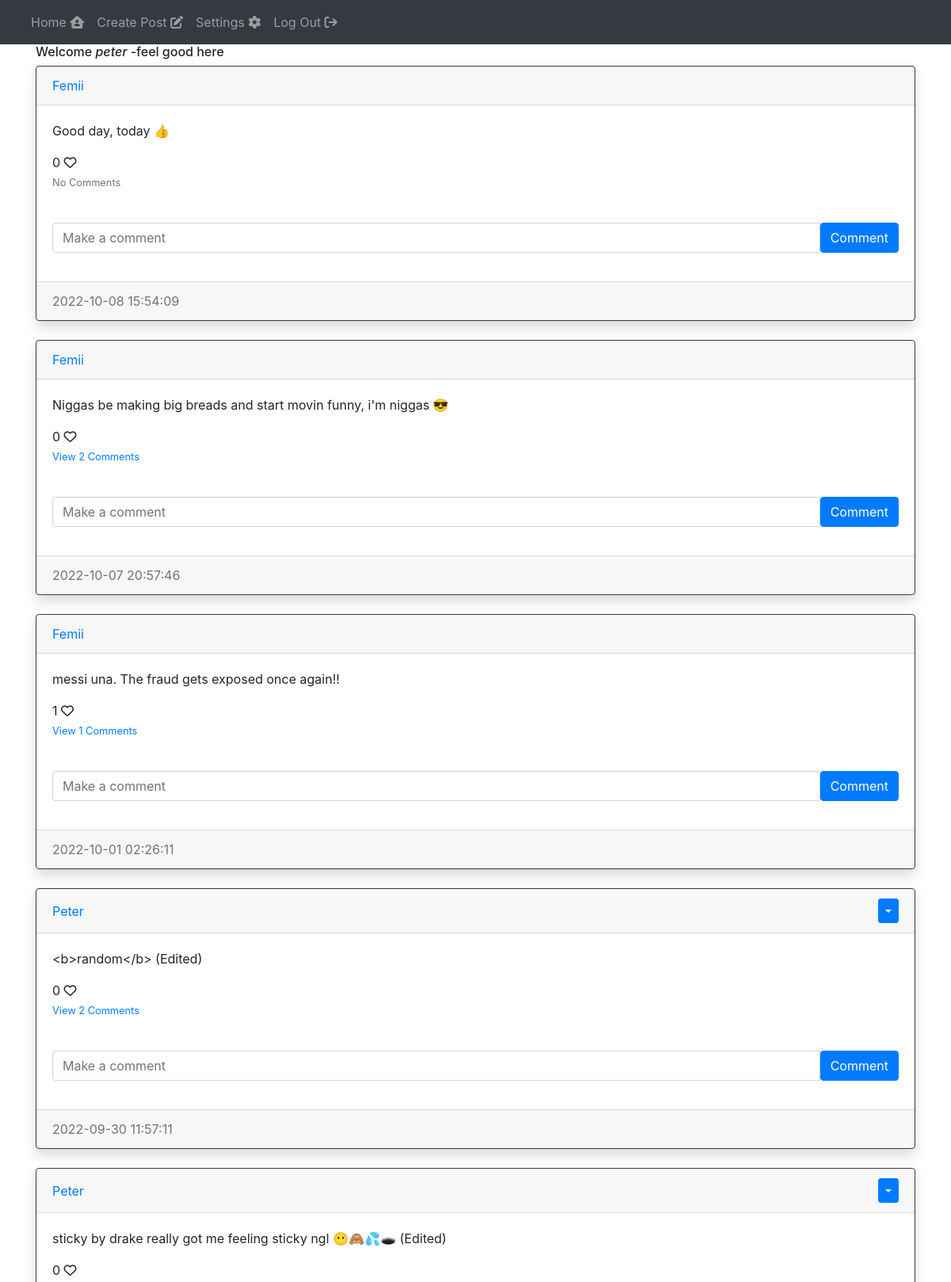
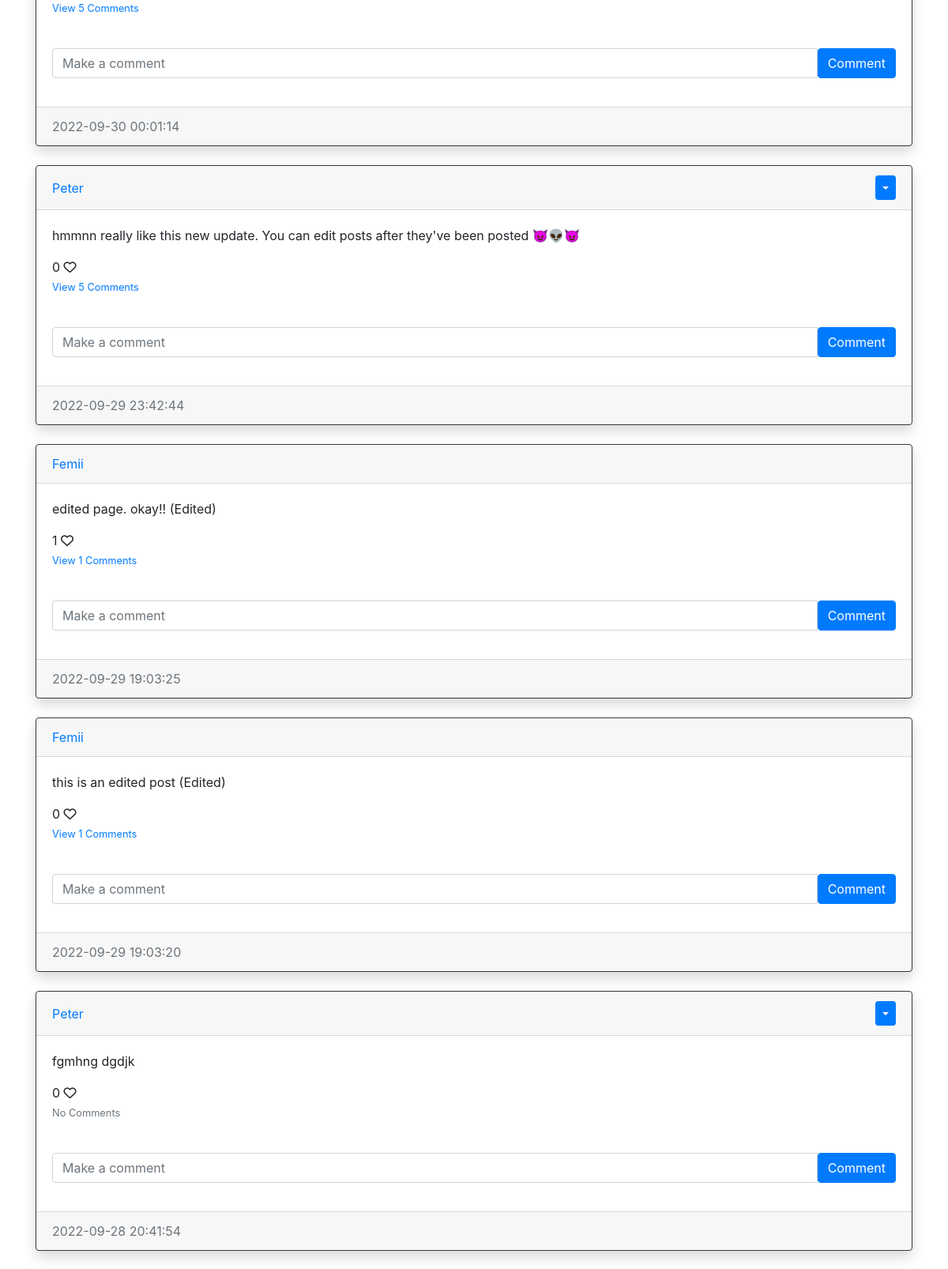
The app's page / (signed in, upper part) with its own data (2 pictures, top to bottom).
### blog_site/models.py (models this page shows, shortened)
class User(db.Model, UserMixin):
    id = db.Column(db.Integer, primary_key=True)
    username = db.Column(db.String(150), nullable=False, unique=True)
    email = db.Column(db.String(100), nullable=False, unique=True)
    password = db.Column(db.String(100), nullable=False)
    date_created = db.Column(db.DateTime(timezone=True), default=func.now())
    posts = db.relationship('Post', backref='user', passive_deletes=True)
    comments = db.relationship('Comment', backref='user', passive_deletes=True)
    likes = db.relationship('Like', backref='user', passive_deletes=True)

class Post(db.Model, UserMixin):
    id = db.Column(db.Integer, primary_key=True)
    text = db.Column(db.Text, nullable=False)
    date_created = db.Column(db.DateTime(timezone=True), default=func.now())
    author = db.Column(db.Integer, db.ForeignKey('user.id', ondelete='CASCADE'), nullable=False)
    comments = db.relationship('Comment', backref='post', passive_deletes=True)
    likes = db.relationship('Like', backref='post', passive_deletes=True)

### blog_site/views.py (the view)
@views.route('/')
@login_required
def index():
    posts = Post.query.all()
    return render_template('index.html', user=current_user, posts=posts)

### blog_site/templates/index.html (shortened to what this page needs)
<!DOCTYPE html>
<html lang="en">
<head>
</head>
    <body>
        {% extends 'base.html' %}
        {% block content %}
        {% if user.is_authenticated %}
            <h6> Welcome <i>{{ user.username }}</i> -feel good here</h6>
            <div id="posts">
                {% for post in posts | sort(attribute='date_created', reverse=True) %}
                <div class="card border-dark shadow">
                    <div class="card-header d-flex justify-content-between align-items-center">
                        <a href="/posts/{{ post.user.username }}">{{ post.user.username|title() }}</a>
                        <div>
                            {% if user.id==post.author %}
                                <div class="btn-group">
                                    <button type="button" class="btn btn-sm btn-primary dropdown-toggle" data-toggle="dropdown"></button>
                                </div>
                            {% endif %}
                        </div>
                    </div>
                    <div class="card-body">
                        <div class="card-text"><p>{{ post.text }}</p></div>
                         <span id="likes-count-{{post.id}}">{{ post.likes|length }}</span>
                            {% if user.id in post.likes|map(attribute="user_id")|list %}
                                <i class="fa-sharp fa-solid fa-heart" id="like-Button-{{post.id}}" onclick="like({{post.id}})"></i>
                            {% else %}
                                <i class="fa-regular fa-heart" id="like-Button-{{post.id}}" onclick="like({{post.id}})"></i>
                            {% endif %}
                        <br>
                        <p class="card-text">
                            {% if post.comments|length > 0 %}
                                <a data-toggle="collapse" href="#comments-{{post.id}}" role="button">
                                    <small>View {{ post.comments|length}} Comments</small>
                                </a>
                            {% else %}
                                <small class="text-muted">No Comments</small>
                            {% endif %}
                        </p>
                        <br>
                        <form class="input-group mb-3" method="post" action="/create_comment/{{post.id}}">
                            <input type="text" id="text" name="text" class="form-control" placeholder="Make a comment">
                            <button type="submit" class="btn btn-primary">Comment</button>
                        </form>
                    </div>
                    <div class="card-footer text-muted">
                        {{ post.date_created}}
                    </div>
                </div>
                <br>
                {% endfor %}
            </div>
        {% else %}
            <h5>This is the general index page. You are seeing this because you haven't logged in.</h5>
            <br>
            <h5>Would you like to <a href="{{url_for('auth.sign_up')}}">sign up?</a> </h5>
        {% endif %}
        {% endblock %}

### records on screen
User: username "peter"
Post: user.username "Femii", text "Good day, today 👍", likes|length "0", shows "No Comments", date_created "2022-10-08 15:54:09"
Post: user.username "Femii", text "Niggas be making big breads and start movin funny, i'm niggas 😎", likes|length "0", comments|length "2", date_created "2022-10-07 20:57:46"
Post: user.username "Femii", text "messi una. The fraud gets exposed once again!!", likes|length "1", comments|length "1", date_created "2022-10-01 02:26:11"
Post: user.username "Peter", text "<b>random</b> (Edited)", likes|length "0", comments|length "2", date_created "2022-09-30 11:57:11"
Post: user.username "Peter", text "sticky by drake really got me feeling sticky ngl 😶🙈💦🕳 (Edited)", likes|length "0", comments|length "5", date_created "2022-09-30 00:01:14"
Post: user.username "Peter", text "hmmnn really like this new update. You can edit posts after they've been posted 😈👽😈", likes|length "0", comments|length "5", date_created "2022-09-29 23:42:44"
Post: user.username "Femii", text "edited page. okay!! (Edited)", likes|length "1", comments|length "1", date_created "2022-09-29 19:03:25"
Post: user.username "Femii", text "this is an edited post (Edited)", likes|length "0", comments|length "1", date_created "2022-09-29 19:03:20"
Post: user.username "Peter", text "fgmhng dgdjk", likes|length "0", shows "No Comments", date_created "2022-09-28 20:41:54"
